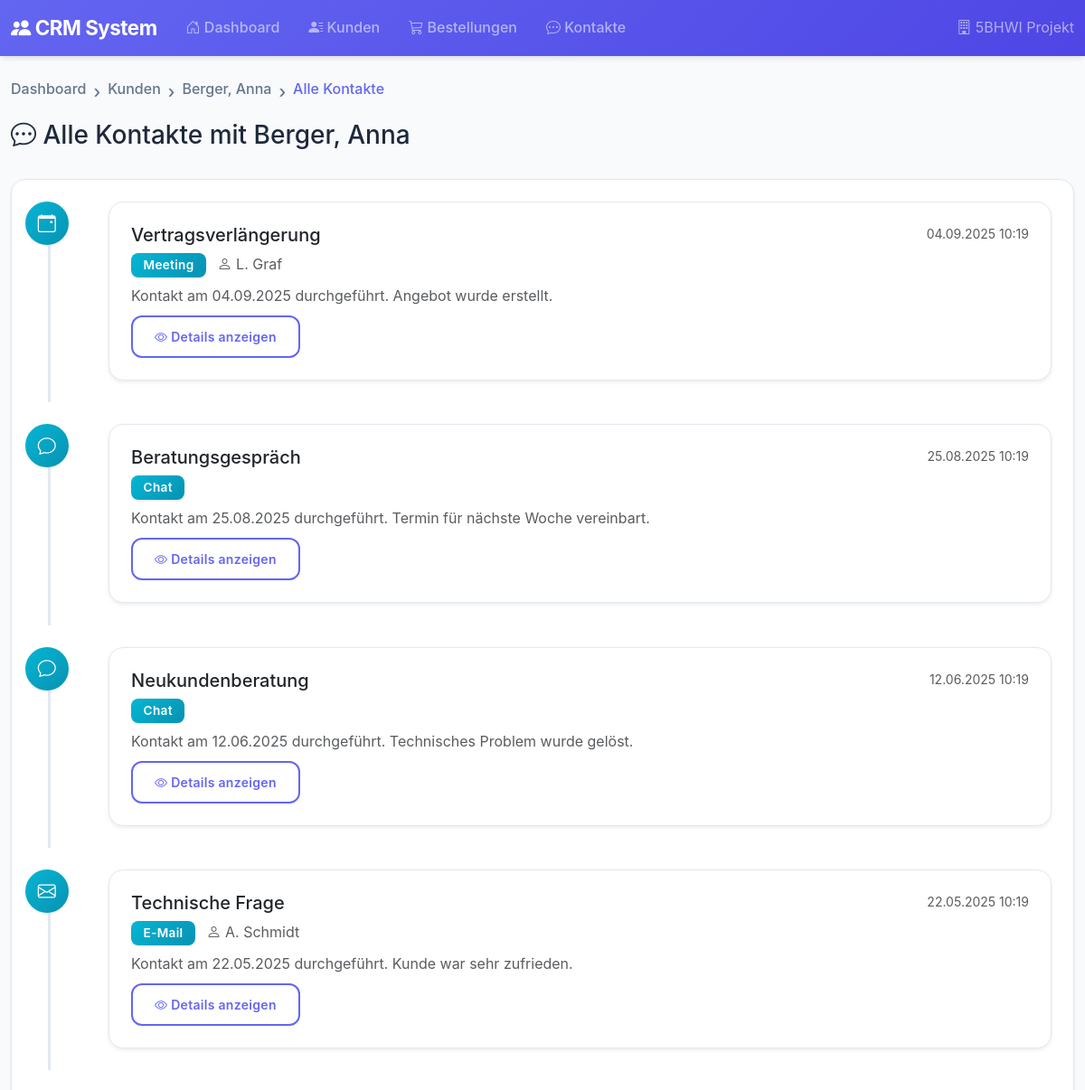
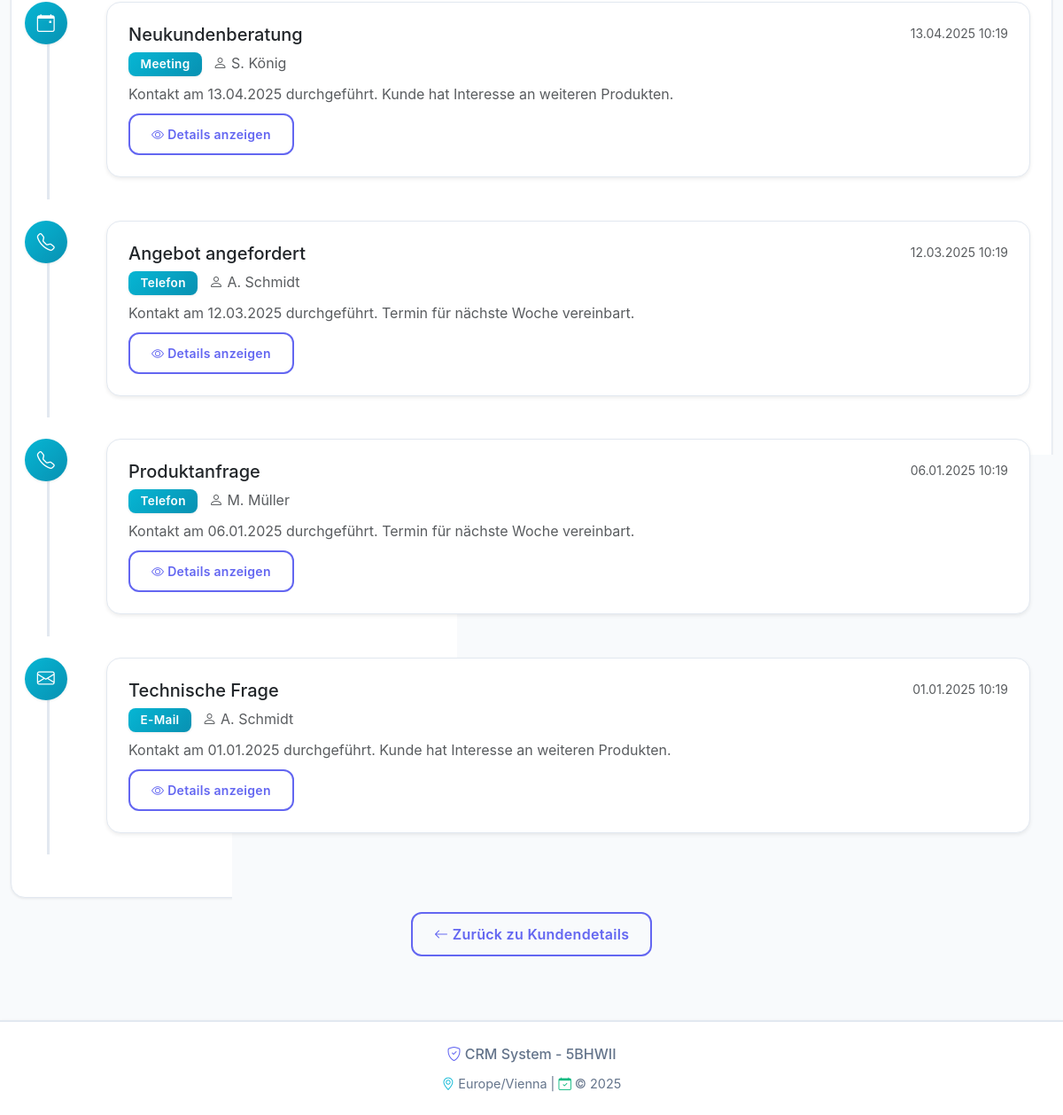
The page /customers/1/contacts on the database its author committed (2 pictures, top to bottom).
### models.py (models this page shows, shortened)
class Customer(db.Model):
    __tablename__ = 'customers'
    id = db.Column(db.Integer, primary_key=True, autoincrement=True)
    first_name = db.Column(db.String(100), nullable=False)
    last_name = db.Column(db.String(100), nullable=False)
    email = db.Column(db.String(255), unique=True)
    phone = db.Column(db.String(50))
    created_at = db.Column(db.DateTime, default=datetime.utcnow)
    orders = db.relationship('Order', back_populates='customer', cascade='all, delete-orphan')
    contacts = db.relationship('Contact', back_populates='customer', cascade='all, delete-orphan')
    @property
    def full_name(self):
        return f"{self.last_name}, {self.first_name}"

class Contact(db.Model):
    __tablename__ = 'contacts'
    id = db.Column(db.Integer, primary_key=True, autoincrement=True)
    customer_id = db.Column(db.Integer, db.ForeignKey('customers.id', ondelete='CASCADE'), nullable=False)
    user_id = db.Column(db.Integer, db.ForeignKey('users.id'))
    channel = db.Column(db.String(20), nullable=False)  # Telefon, E-Mail, Meeting, Chat
    subject = db.Column(db.String(255))
    notes = db.Column(db.Text)
    contact_time = db.Column(db.DateTime, nullable=False, default=datetime.utcnow)
    customer = db.relationship('Customer', back_populates='contacts')
    user = db.relationship('User', back_populates='contacts')
    __table_args__ = (
        db.Index('idx_contact_time', 'contact_time'),
        db.Index('idx_customer_contact_time', 'customer_id', 'contact_time'),
    )

class User(db.Model):
    __tablename__ = 'users'
    id = db.Column(db.Integer, primary_key=True, autoincrement=True)
    name = db.Column(db.String(100), nullable=False)
    email = db.Column(db.String(255), unique=True)
    password_hash = db.Column(db.String(255))
    role = db.Column(db.String(20), default='Schüler')  # Schüler, Lehrer
    contacts = db.relationship('Contact', back_populates='user')

### crm_app/views/customers.py (the view)
@customers_bp.route('/<int:customer_id>/contacts')
def customer_contacts(customer_id):
    customer = Customer.query.get_or_404(customer_id)
    page = request.args.get('page', 1, type=int)
    pagination = Contact.query.filter_by(customer_id=customer_id)\
                             .order_by(Contact.contact_time.desc())\
                             .paginate(page=page, per_page=ITEMS_PER_PAGE, error_out=False)
    contacts = pagination.items
    return render_template('customers/contacts.html',
                         customer=customer,
                         contacts=contacts,
                         pagination=pagination)

### crm_app/templates/customers/contacts.html (shortened to what this page needs)
{% extends "base.html" %}
{% block content %}
<div class="row mb-4">
    <div class="col">
        <nav aria-label="breadcrumb">
            <ol class="breadcrumb">
                <li class="breadcrumb-item"><a href="{{ url_for('index') }}">Dashboard</a></li>
                <li class="breadcrumb-item"><a href="{{ url_for('customers.list_customers') }}">Kunden</a></li>
                <li class="breadcrumb-item"><a href="{{ url_for('customers.customer_detail', customer_id=customer.id) }}">{{ customer.full_name }}</a></li>
                <li class="breadcrumb-item active">Alle Kontakte</li>
            </ol>
        </nav>
        <h1>
            <i class="bi bi-chat-dots"></i> Alle Kontakte mit {{ customer.full_name }}
        </h1>
    </div>
</div>
<div class="card">
    <div class="card-body">
        <div class="timeline">
            {% for contact in contacts %}
            <div class="timeline-item mb-4 pb-4">
                <div class="d-flex">
                    <div class="timeline-marker">
                        <span class="badge bg-info rounded-circle p-3">
                            {% if contact.channel == 'Telefon' %}
                                <i class="bi bi-telephone fs-5"></i>
                            {% elif contact.channel == 'E-Mail' %}
                                <i class="bi bi-envelope fs-5"></i>
                            {% elif contact.channel == 'Meeting' %}
                                <i class="bi bi-calendar-event fs-5"></i>
                            {% else %}
                                <i class="bi bi-chat fs-5"></i>
                            {% endif %}
                        </span>
                    </div>
                    <div class="flex-grow-1 ms-4">
                        <div class="card shadow-sm">
                            <div class="card-body">
                                <div class="d-flex justify-content-between align-items-start mb-2">
                                    <h5 class="mb-0">{{ contact.subject or 'Kein Betreff' }}</h5>
                                    <small class="text-muted">{{ contact.contact_time|datetime_format }}</small>
                                </div>
                                <p class="mb-2">
                                    <span class="badge bg-info">{{ contact.channel }}</span>
                                    {% if contact.user %}
                                        <span class="text-muted ms-2">
                                            <i class="bi bi-person"></i> {{ contact.user.name }}
                                        </span>
                                    {% endif %}
                                </p>
                                {% if contact.notes %}
                                <p class="mb-0 text-muted">{{ contact.notes }}</p>
                                {% endif %}
                                <div class="mt-2">
                                    <a href="{{ url_for('contacts.contact_detail', contact_id=contact.id) }}"
                                       class="btn btn-sm btn-outline-primary">
                                        <i class="bi bi-eye"></i> Details anzeigen
                                    </a>
                                </div>
                            </div>
                        </div>
                    </div>
                </div>
            </div>
            {% else %}
            <p class="text-center text-muted py-5">
                <i class="bi bi-chat-dots fs-1 d-block mb-3"></i>
                Keine Kontakte vorhanden
            </p>
            {% endfor %}
        </div>
    </div>
</div>
<div class="text-center mt-3">
    <a href="{{ url_for('customers.customer_detail', customer_id=customer.id) }}" class="btn btn-outline-primary">
        <i class="bi bi-arrow-left"></i> Zurück zu Kundendetails
    </a>
</div>
{% endblock %}

### crm_app/static/css/style.css (style rules this page uses)
:root { --primary-color: #6366f1; --primary-dark: #4f46e5; --primary-light: #818cf8; --success-color: #10b981; --success-dark: #059669; --info-color: #06b6d4; --info-dark: #0891b2; --warning-color: #f59e0b; --warning-dark: #d97706; --danger-color: #ef4444; --bg-primary: #f8fafc; --bg-secondary: #ffffff; --text-primary: #1e293b; --text-secondary: #64748b; --border-color: #e2e8f0; --shadow-sm: 0 1px 3px 0 rgba(0, 0, 0, 0.08); --shadow-md: 0 4px 6px -1px rgba(0, 0, 0, 0.08), 0 2px 4px -1px rgba(0, 0, 0, 0.04); --shadow-lg: 0 10px 15px -3px rgba(0, 0, 0, 0.08), 0 4px 6px -2px rgba(0, 0, 0, 0.03); --shadow-xl: 0 20px 25px -5px rgba(0, 0, 0, 0.08), 0 10px 10px -5px rgba(0, 0, 0, 0.03); --radius-sm: 8px; --radius-md: 12px; --radius-lg: 16px; }
body { font-family: -apple-system, BlinkMacSystemFont, 'Inter', 'Segoe UI', 'Roboto', sans-serif; background-color: #f8fafc; color: var(--text-primary); line-height: 1.6; }
* { -webkit-font-smoothing: antialiased; -moz-osx-font-smoothing: grayscale; }
.card, .btn, .nav-link, .table-hover tbody tr, .clickable-row { transform: translateZ(0); backface-visibility: hidden; }
.card { background: var(--bg-secondary); border: 1px solid var(--border-color); border-radius: 16px; box-shadow: var(--shadow-sm); transition: transform 0.2s ease, box-shadow 0.2s ease; overflow: hidden; will-change: transform; }
.card-body { padding: 1.5rem; }
.badge { padding: 0.5em 1em; font-weight: 600; border-radius: 8px; letter-spacing: 0.3px; font-size: 0.85em; box-shadow: var(--shadow-sm); }
.badge.bg-info { background: linear-gradient(135deg, var(--info-color) 0%, var(--info-dark) 100%) !important; }
.timeline { position: relative; padding-left: 0; }
.timeline-item { position: relative; padding-bottom: 1.5rem; padding-left: 2.5rem; border-left: 3px solid var(--border-color); margin-left: 1rem; transition: border-left-color 0.2s ease; }
.timeline-marker { position: absolute; left: -1.75rem; top: 0; }
.timeline-marker .badge { width: 3rem; height: 3rem; display: flex; align-items: center; justify-content: center; border-radius: 50%; box-shadow: var(--shadow-sm); font-size: 1rem; }
.btn { border-radius: 12px; padding: 0.7rem 1.5rem; font-weight: 600; transition: transform 0.15s ease, box-shadow 0.15s ease, opacity 0.15s ease; border: none; letter-spacing: 0.3px; will-change: transform; }
.btn-outline-primary { border: 2px solid var(--primary-color); color: var(--primary-color); background: transparent; }
h1 { font-size: 1.75rem; }
.breadcrumb { background-color: transparent; padding: 0; margin-bottom: 1rem; }
.breadcrumb-item { color: var(--text-secondary); font-weight: 500; }
.breadcrumb-item.active { color: var(--primary-color); }
.breadcrumb-item + .breadcrumb-item::before { content: "›"; font-size: 1.2rem; color: var(--text-secondary); }
.breadcrumb-item a { color: var(--text-secondary); text-decoration: none; transition: color 0.3s; }
.bi { transition: transform 0.15s ease; }
html { scroll-behavior: smooth; }

### rows shown on the page
Customer: full_name "Berger, Anna"
Contact: subject "Vertragsverlängerung", contact_time "04.09.2025 10:19", channel "Meeting", user.name "L. Graf", notes "Kontakt am 04.09.2025 durchgeführt. Angebot wurde erstellt."
Contact: subject "Beratungsgespräch", contact_time "25.08.2025 10:19", channel "Chat", notes "Kontakt am 25.08.2025 durchgeführt. Termin für nächste Woche vereinbart."
Contact: subject "Neukundenberatung", contact_time "12.06.2025 10:19", channel "Chat", notes "Kontakt am 12.06.2025 durchgeführt. Technisches Problem wurde gelöst."
Contact: subject "Technische Frage", contact_time "22.05.2025 10:19", channel "E-Mail", user.name "A. Schmidt", notes "Kontakt am 22.05.2025 durchgeführt. Kunde war sehr zufrieden."
Contact: subject "Neukundenberatung", contact_time "13.04.2025 10:19", channel "Meeting", user.name "S. König", notes "Kontakt am 13.04.2025 durchgeführt. Kunde hat Interesse an weiteren Produkten."
Contact: subject "Angebot angefordert", contact_time "12.03.2025 10:19", channel "Telefon", user.name "A. Schmidt", notes "Kontakt am 12.03.2025 durchgeführt. Termin für nächste Woche vereinbart."
Contact: subject "Produktanfrage", contact_time "06.01.2025 10:19", channel "Telefon", user.name "M. Müller", notes "Kontakt am 06.01.2025 durchgeführt. Termin für nächste Woche vereinbart."
Contact: subject "Technische Frage", contact_time "01.01.2025 10:19", channel "E-Mail", user.name "A. Schmidt", notes "Kontakt am 01.01.2025 durchgeführt. Kunde hat Interesse an weiteren Produkten."
